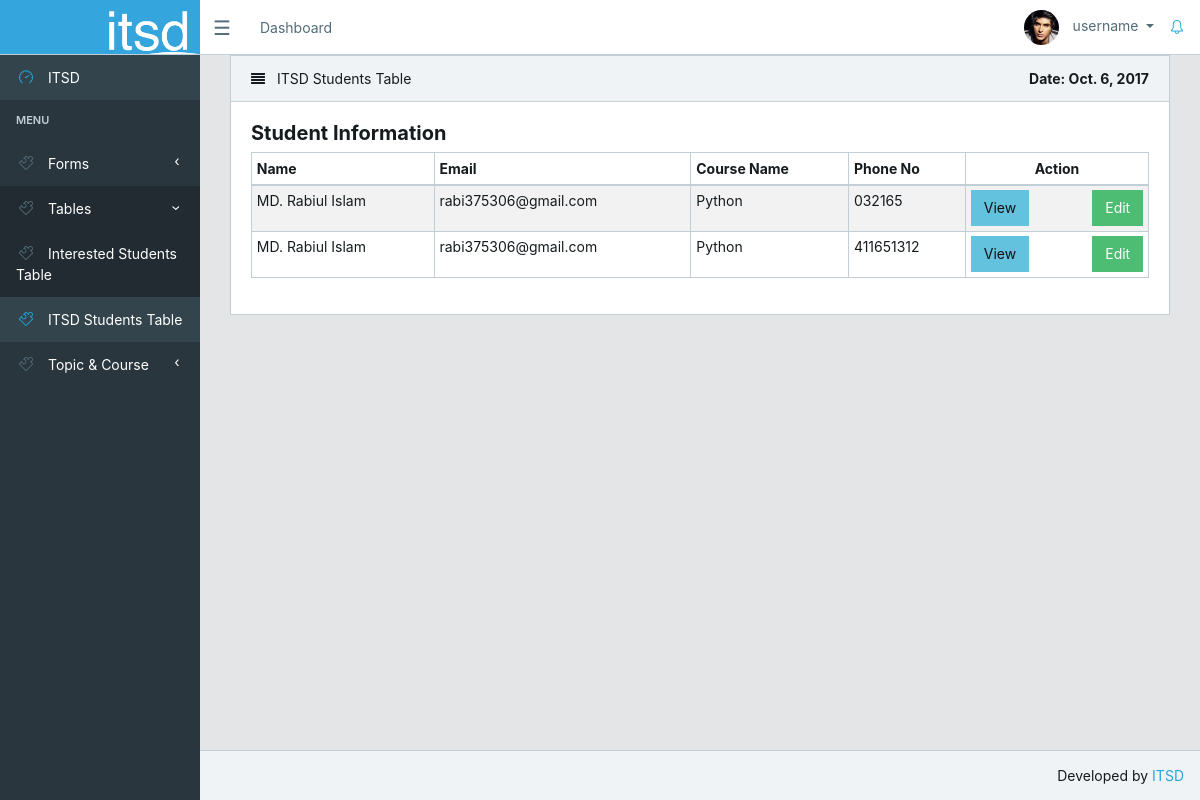
The app's page /itsd/student_table/ with its own data.
### std/models.py (models this page shows, shortened)
class Register(models.Model):
    name = models.CharField(max_length=50)
    email = models.CharField(max_length=50)
    father_name = models.CharField(max_length=50)
    mother_name = models.CharField(max_length=50)
    permanent_address = models.CharField(max_length=50)
    current_address = models.CharField(max_length=50)
    ocupation = models.CharField(max_length=50)
    academic_qualification = models.CharField(max_length=50)
    institute_name = models.CharField(max_length=50)
    date_of_birth = models.CharField(max_length=50)
    phone_no = models.CharField(max_length=50)
    id_no = models.CharField(max_length=50)
    course_name = models.ForeignKey(Course)
    skill = models.CharField(max_length=50)
    machine = models.CharField(max_length=50)

### course/models.py (models this page shows, shortened)
class Course(models.Model):
    topic_name = models.ForeignKey(Topic)
    course_name = models.CharField(max_length=50)
    category_name = models.CharField(max_length = 20)
    course_amount = models.CharField(max_length = 20)
    teacher_name = models.CharField(max_length=20)
    contact_number = models.CharField(max_length=20)
    def __str__(self):
        return self.course_name

### std/views.py (the view)
class RegisterStudentTableView(View):
    template_name = 'tables/register_student_table.html'
    def get(self, request):
        student = Register.objects.all()
        context = timezone.now()
        return render(request, self.template_name, {
            'students' : student,
            'now' : context
        })

### templates/tables/register_student_table.html (shortened to what this page needs)
{% extends 'app.html' %}
{% block content %}
	<main class="main">
	<div class="container-fluid">
    	<div class="animated fadeIn">
			<div class="row">
                <div class="col-lg-12">
                    <div class="card">
                        <div class="card-header">
                            <i class="fa fa-align-justify"></i> ITSD Students Table
                            <b class="pull-right">Date: {{ now|date }}</b>
                        </div>
                        <div class="card-body">
                            <table class="table table-bordered table-striped table-sm">
                                <thead>
                                    <h5><strong>Student Information</strong></h5>
                                    <tr>
                                        <th>Name</th>
                                        <th>Email</th>
                                        <th>Course Name</th>
                                        <th>Phone No</th>
                                        <th class="text-center">Action</th>
                                    </tr>
                                </thead>
                                <tbody>
                                    {% for student in students %}
                                        <tr>
                                            <td>{{student.name}}</td>
                                            <td>{{student.email}}</td>
                                            <td>{{student.course_name}}</td>
                                            <td>{{student.phone_no}}</td>
                                            <td>
                                            <a href="{% url 'std:student_detail_view' student.id %}" class="pull-left"><button type="button" class="btn btn-info">View</button></a>
                                            <a href="{% url 'std:student_update_view'  pk=student.id%}" class="pull-right"><button type="button" class="btn btn-success">Edit</button></a>
                                            </td>
                                        </tr>
                                    {% endfor %}
                                </tbody>
                            </table>
                        </div>
                    </div>
                </div>
            </div>
        </div>
    </div>
</main>
{% endblock %}

### records on screen
Register: name "MD. Rabiul Islam", email "rabi375306@gmail.com", course_name "Python", phone_no "032165"
Register: name "MD. Rabiul Islam", email "rabi375306@gmail.com", course_name "Python", phone_no "411651312"
